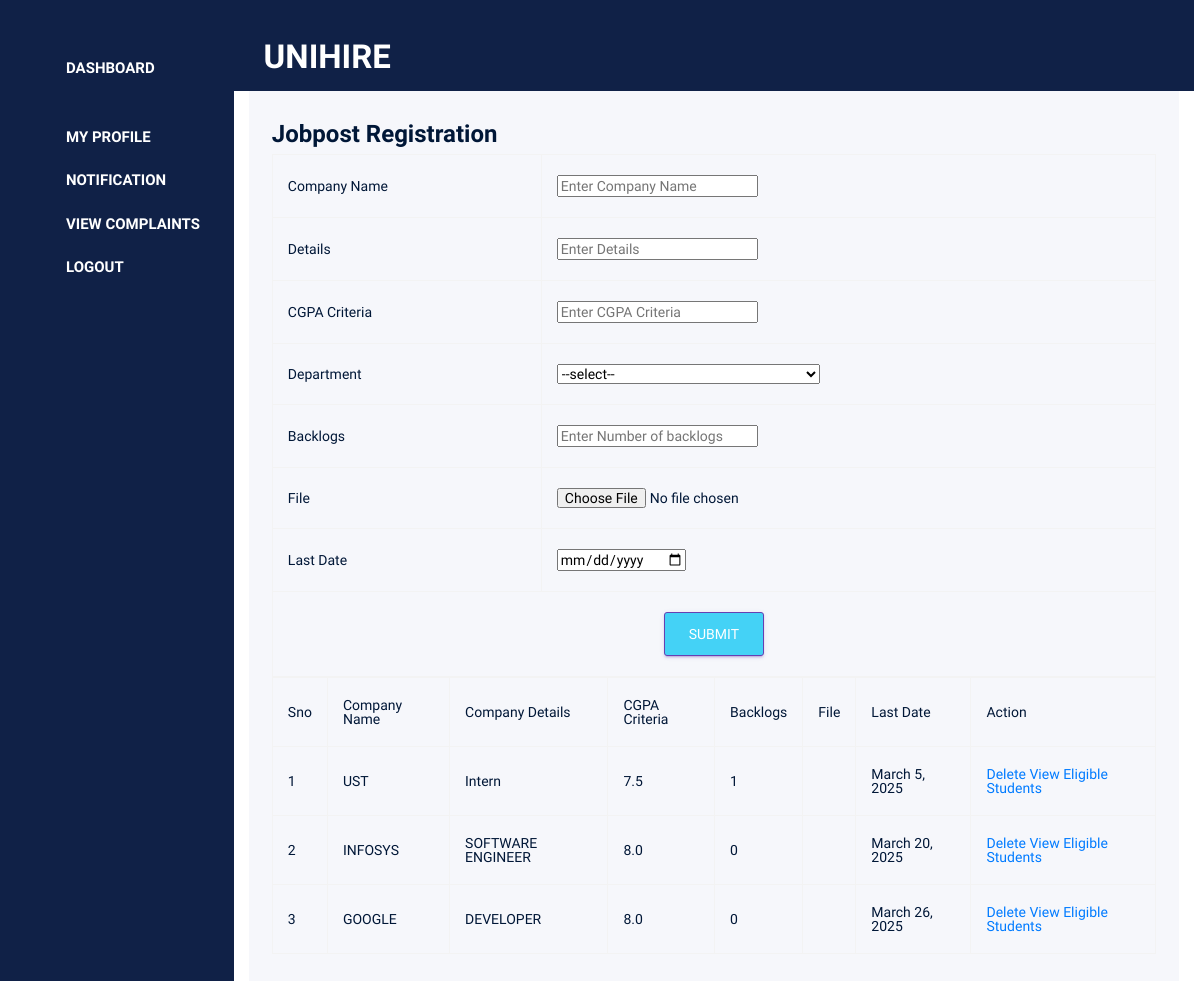
Page /Administrator/jobpost/ on the committed database.
### Administrator/models.py (models this page shows)
class tbl_jobpost(models.Model):
    jobpost_details=models.CharField(max_length=50)
    jobpost_companyname=models.CharField(max_length=50)
    jobpost_mincgpa=models.CharField(max_length=50)
    department=models.ForeignKey(tbl_department,on_delete=models.CASCADE)
    jobpost_backlog=models.CharField(max_length=50)
    jobpost_file_doc=models.CharField(max_length=50)
    jobpost_lastdate=models.DateField()
    alumini=models.ForeignKey(tbl_alumnireg,on_delete=models.CASCADE,null=True)
    jobpost_status = models.IntegerField(default=0)

### Administrator/views.py (the view)
# urls.py: path('jobpost/',views.jobpost,name="jobpost"),
def jobpost(request):
    alumini = tbl_alumnireg.objects.all()
    data = tbl_jobpost.objects.filter().exclude(alumini__in=alumini)
    department=tbl_department.objects.all()
    if request.method == "POST":
        companyname = request.POST.get('txt_companyname')
        details = request.POST.get('txt_details')
        mincgpa = float(request.POST.get('txt_mincgpa'))
        jobpost_department = request.POST.get('sel_Dept')
        backlog = request.POST.get('txtback')
        file_doc = request.POST.get('file_doc')
        lastdate = request.POST.get('txt_lastdate')
        department=tbl_department.objects.get(id=jobpost_department)
        tbl_jobpost.objects.create(
            jobpost_companyname=companyname,
            jobpost_details=details,
            jobpost_mincgpa=mincgpa,
            department=department,
            jobpost_backlog=backlog,
            jobpost_file_doc=file_doc,
            jobpost_lastdate=lastdate,
        )
        eligible_students = tbl_studentreg.objects.filter(
            studentreg_cgpa__gte=mincgpa,  # Greater than or equal to min CGPA
            studentreg_backlog__lte= backlog ,# Assuming '0' means no backlogs
            department= department
        )
        subject = f'New Job Opportunity at {companyname}'
        message = (
            "Dear Student,\n\n"
            f"A new job opportunity has been posted that matches your profile:\n\n"
            f"Company: {companyname}\n"
            f"Details: {details}\n"
            f"Minimum CGPA Required: {mincgpa}\n"
            f"Department: {department.department_name}\n"
            f"Backlog Limit: {backlog}\n"
            f"Last Date to Apply: {lastdate}\n\n"
            "Please check the attached document (if any) and apply before the deadline.\n"
            "For more details, login to your student portal.\n\n"
            "Best Regards,\n"
            "Placement Cell"
        )
        for student in eligible_students:
            email=student.studentreg_email
            send_mail(
                subject,
                message,
                settings.EMAIL_HOST_USER,
                [email]
            )
        return render(request, 'Administrator/JobPost.html',{'data':data})
    else:
        return render(request, 'Administrator/JobPost.html',{'data':data,'department':department})

### Administrator/Templates/Administrator/JobPost.html (shortened to what this page needs)
{% extends 'Administrator/Header.html' %}
{% block content %}
<!DOCTYPE html>
<html lang="en">
<head>
</head>
<body>
    <h1 style="font-weight: bold; font-size: 24px;">Jobpost Registration</h1>
    <form method="post">
        <table class="table table-bordered table-hover " >
    <tr>
        <td>Company Name</td>
          <td><input type="text" name="txt_companyname" placeholder="Enter Company Name"  required></td>
    </tr>
    <tr>
        <td>Details</td>
          <td><input type="text" name="txt_details" placeholder="Enter Details"  required></td>
    </tr>
    <tr>
        <td>CGPA Criteria</td>
          <td><input type="text" name="txt_mincgpa" placeholder="Enter CGPA Criteria" required></td>
    </tr>
    <tr>
        <td>Department</td>
        <td>
            <select name="sel_Dept">
                <option>--select--</option>
            </select>
        </td>
    </tr>
    <tr>
        <td> Backlogs</td>
          <td><input type="text" name="txtback" placeholder="Enter Number of backlogs" required></td>
    </tr>
    <tr>
        <td>File</td>
          <td><input type="file" name="file_doc"  ></td>
</tr>
    <tr>
        <td>Last Date</td>
          <td><input type="date" name="txt_lastdate" ></td>
    </tr>
    <tr>
        <td colspan="2" align="center">
        <input type="submit" name="btn_submit"class="btn btn-primary" style="background-color: #44d2f6; color: white;"value="SUBMIT">
        </td>
    </tr>
    </table>
    <table  class="table table-bordered" >
    <tr>
        <td>Sno</td>
        <td>Company Name</td>
        <td>Company Details</td>
        <td>CGPA Criteria</td>
        <td>Backlogs</td>
        <td>File</td>
        <td>Last Date</td>
        <td>Action</td>
     </tr>
     {% for i in data %}
     <tr>
        <td>{{forloop.counter}}</td>
        <td>{{i.jobpost_companyname}}</td>
        <td>{{i.jobpost_details}}</td>
        <td>{{i.jobpost_mincgpa}}</td>
        <td>{{i.jobpost_backlog}}</td>
        <td>{{i.jobpost_file_doc}}</td>
        <td>{{i.jobpost_lastdate}}</td>
        <td><a href="{% url 'Admin:deletedjobpost' i.id %}">Delete</a>
            <a href="{% url 'Admin:Eligiblelist' i.id %}">View Eligible Students</a>
        </td>
     </tr>
    {% endfor %}
    </table>
</body>
</html>
{% endblock %}

### rows in the picture
tbl_jobpost: jobpost_companyname "UST", jobpost_details "Intern", jobpost_mincgpa "7.5", jobpost_backlog "1", jobpost_lastdate "March 5, 2025"
tbl_jobpost: jobpost_companyname "INFOSYS", jobpost_details "SOFTWARE ENGINEER", jobpost_mincgpa "8.0", jobpost_backlog "0", jobpost_lastdate "March 20, 2025"
tbl_jobpost: jobpost_companyname "GOOGLE", jobpost_details "DEVELOPER", jobpost_mincgpa "8.0", jobpost_backlog "0", jobpost_lastdate "March 26, 2025"
